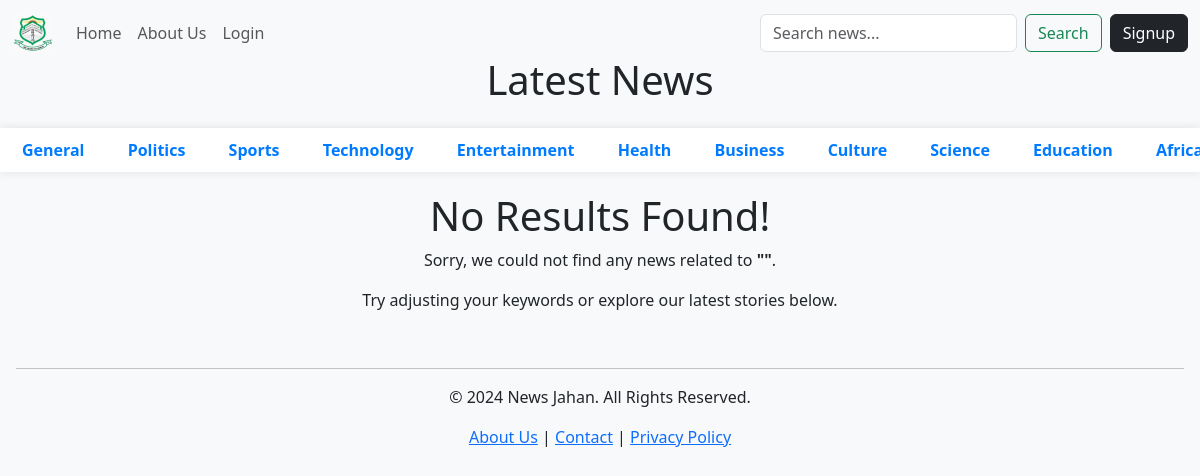
Before: /jahan/home/ with the older database file.
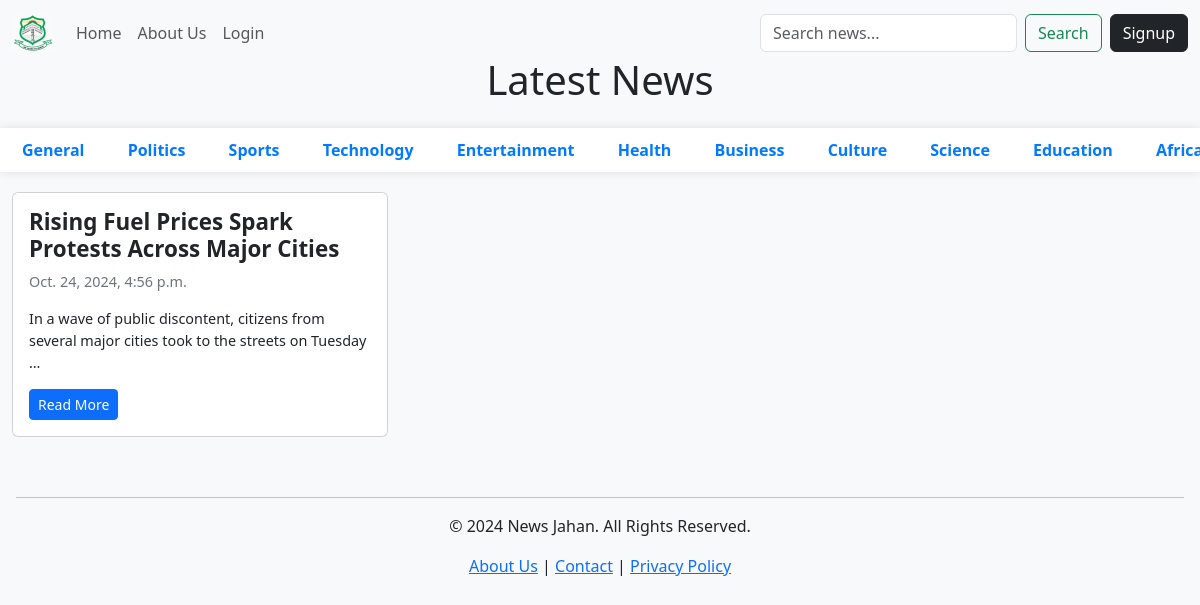
After: the same page with the newer database file.
### jahan_news_portal/models.py (models this page shows, shortened)
class NewsModel(models.Model):
    title = models.CharField(max_length=150)
    category = models.CharField(max_length=70)
    body = models.TextField()
    comments = models.PositiveIntegerField()
    approved = models.BooleanField(default=False)
    date = models.DateTimeField(auto_now_add=True)

### jahan_news_portal/views.py (the view)
# urls.py: path("home/",views.HomeView.as_view(),name="home"),
class HomeView(View):
    template_name = "index.html"
    success_url = reverse_lazy("home")
    def get(self,request):
        news = NewsModel.objects.all()
        context = {"news":news,"profile":profile(request.user)}
        return render(request,self.template_name,context)

### jahan_news_portal/views.py (called while the page is built)
def profile(user):
    try:
        profile, created = UserProfileModel.objects.get_or_create(user=user)
        return profile
    except:
        return None

### templates/index.html (shortened to what the changed rows need)
<!doctype html>
{% load static %} {% load humanize %}
<html lang="en">
    <head>
        <link rel="stylesheet" href="{% static 'css/index.css' %}" />
        <link rel="stylesheet" href="{% static 'css/bootstrap.min.css' %}" />
        <link rel="stylesheet" href="{% static 'icon/bootstrap-icons.css' %}" />
        <link
            rel="stylesheet"
            href="https://cdnjs.cloudflare.com/ajax/libs/font-awesome/6.0.0-beta3/css/all.min.css"
        />
    </head>
    <body class="bg-body-tertiary">
        <main>
            {% block content %}
            <div class="container-fluid">
                <h1 class="text-center pt-3 mb-4">Latest News</h1>
                <div class="row">
                    {% if news %} {% for news in news reversed %}
                    <div class="col-md-6 col-xl-4">
                        <div class="card news-card">
                            <div class="card-body">
                                <h5 class="news-title">
                                    <a
                                        href="{% url 'readnews' news.id  news.title %}"
                                        class="text-dark"
                                        >{{news.title|truncatewords:10}}</a
                                    >
                                </h5>
                                <p class="news-date">{{news.date}}</p>
                                <p class="news-body">
                                    {{news.body|truncatewords:17}}
                                </p>
                                <a
                                    href="{% url 'readnews' news.id news.title %}"
                                    class="btn btn-primary btn-sm"
                                    >Read More</a
                                >
                            </div>
                        </div>
                    </div>
                    {% endfor%} {% else %}
                    <div class="text-center no-news">
                        <h1>No Results Found!</h1>
                        <p>
                            Sorry, we could not find any news related to
                            <strong>"{{category}}"</strong>.
                        </p>
                        <p>
                            Try adjusting your keywords or explore our latest
                            stories below.
                        </p>
                    </div>
                    {% endif%}
                </div>
            </div>
            {% endblock content%}
        </main>
    </body>
</html>

Changed rows visible on the page:
added NewsModel: title "Rising Fuel Prices Spark Protests Across Major Cities", date "Oct. 24, 2024, 4:56 p.m.", body "In a wave of public discontent, citizens from several major cities took to the streets on Tuesday …"
Other visible differences:
text no longer shown: "No Results Found! Sorry, we could not find any news related to \" \" . Try adjusting your keywords or explore our latest stories below."
